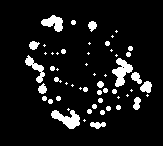
#> input picture inverse voronoi 2d/filled.bmp, 163 x 146 px, given as the content of the folder ../../inverse voronoi 2d/axis_x, which was not available
$ python mask_script_3d.py '../../inverse voronoi 2d' out
#> lines starting #> are read from the running program, lines starting #| are printed output that depends on the picture; after the words box and inside, x2 and y2 are one past the last pixel; in counts of white or black regions, pixels touching at a corner belong together; pictures that were not available may be replaced by others from this repository, and a replacement may not be noted
### scripts/modules/mask_script_bmp.py
import os, cv2, sys, argparse
from pathlib import Path
import numpy as np
import matplotlib.pyplot as plt
from matplotlib.widgets import Slider
from modules.stack_utils import prep_folder, validate_folder


# [133 lines left out: function refine_mask, not called in this run]


def make_masks(input_folder, output_folder, save_examples = False, example_slice = 47):
    # Ensure mask folder exists
#> called with input_folder = '../../inverse voronoi 2d/axis_x', output_folder = 'out/axis_x', save_examples = False, example_slice = 47
    prep_folder(output_folder)

    # Load BMP files
    image_stack = []
    mask_stack = []
    padding_size = 30
    for filename in sorted(os.listdir(input_folder)):
        if filename.endswith(".bmp"):
            bmp_path = os.path.join(input_folder, filename)
            bmp_image = cv2.imread(bmp_path, cv2.IMREAD_GRAYSCALE)
#> bmp_image: shape (146, 163); 8.9% white; 55 white regions (23 under 20 px), largest, box (x1, y1, x2, y2) and area: (112, 58, 133, 87) 302, (51, 110, 80, 129) 297, (41, 15, 63, 32) 218

            # Add black padding around the image
            padded_image = cv2.copyMakeBorder(bmp_image, padding_size, padding_size, padding_size, padding_size, cv2.BORDER_CONSTANT, value=0)
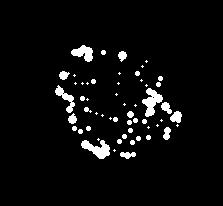
#> padded_image: shape (206, 223); 4.6% white; 55 white regions (23 under 20 px), largest, box (x1, y1, x2, y2) and area: (142, 88, 163, 117) 302, (81, 140, 110, 159) 297, (71, 45, 93, 62) 218
            image_stack.append(padded_image)

    # Initialize mask and overlay stacks
    num_images = len(image_stack)
#> num_images = 1
    index = 0
    step = 0

    # Process each image to generate masks and overlays
    for img in image_stack:
        if (100*(index)/num_images)//10 != (100*(index+1)/num_images)//10:
            print(f"{index}/{num_images}")
        index += 1

        # Binary Thresholding
        _, start_img = cv2.threshold(img, 1, 255, cv2.THRESH_BINARY)
        if save_examples and index == example_slice:
            cv2.imwrite(f"step-{step}.png", start_img)
            step += 1

        # Dilation to ensure all white pixels are included in the mask
        dilated = cv2.dilate(start_img, np.ones((3, 3), np.uint8), iterations=3)

        if save_examples and index == example_slice:
            cv2.imwrite(f"step-{step}.png", dilated)
            step += 1

        # Morphological Gradient to get edges
        gradient = cv2.morphologyEx(dilated, cv2.MORPH_GRADIENT, np.ones((3, 3), np.uint8))

        if save_examples and index == example_slice:
            cv2.imwrite(f"step-{step}.png", gradient)
            step += 1

        # Gaussian Blur to smooth edges
        blurred_img = cv2.GaussianBlur(gradient, (5, 5), 0)

        if save_examples and index == example_slice:
            cv2.imwrite(f"step-{step}.png", blurred_img)
            step += 1

        # Morphological Closing to fill in gaps within the porous structure
        closed = cv2.morphologyEx(blurred_img, cv2.MORPH_CLOSE, np.ones((17, 17), np.uint8))

        if save_examples and index == example_slice:
            cv2.imwrite(f"step-{step}.png", closed)
            step += 1

        # Create Mask using contours
        mask = np.zeros_like(img)
        contours, _ = cv2.findContours(closed, cv2.RETR_EXTERNAL, cv2.CHAIN_APPROX_SIMPLE)
        cv2.drawContours(mask, contours, -1, color=255, thickness=cv2.FILLED)

        if save_examples and index == example_slice:
            cv2.imwrite(f"step-{step}.png", mask)
            step += 1

        # Gaussian Blur to smooth edges
        smoothed_mask = cv2.GaussianBlur(mask, (75, 75), 0)

        if save_examples and index == example_slice:
            cv2.imwrite(f"step-{step}.png", smoothed_mask)
            step += 1

        # Threshold after blur to retain binary form
        _, blurred_img = cv2.threshold(smoothed_mask, 127, 255, cv2.THRESH_BINARY)

        if save_examples and index == example_slice:
            cv2.imwrite(f"step-{step}.png", blurred_img)
            step += 1

        # Erode to make mask boundaries hug the edge of the image data
        final_mask = cv2.erode(blurred_img, np.ones((6, 6), np.uint8)  , cv2.BORDER_REFLECT)

        if save_examples and index == example_slice:
            cv2.imwrite(f"step-{step}.png", final_mask)
            step += 1

        # Crop final mask back to the original image size
        cropped_mask = final_mask[padding_size:-padding_size, padding_size:-padding_size]

        # Save mask as BMP file
        mask_filename = os.path.join(output_folder, f"mask_{index:03d}.bmp")
        cv2.imwrite(mask_filename, cropped_mask)
        mask_stack.append(cropped_mask)
#> this loop made 1 pass
#> index on pass 1: 1
#| 0/1
#> pass 1, in make_masks, `dilated = cv2.dilate(start_img, np.ones((3, 3), np.uint8), iterations=3)`:
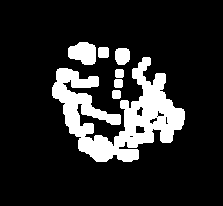
#> dilated: shape (206, 223); 15.8% white; 7 white regions, largest, box (x1, y1, x2, y2) and area: (52, 57, 185, 162) 6193, (68, 42, 96, 65) 499, (115, 48, 130, 65) 222
#> pass 1, in make_masks, `gradient = cv2.morphologyEx(dilated, cv2.MORPH_GRADIENT, np.ones((3, 3..`:
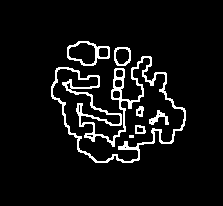
#> gradient: shape (206, 223); 6.7% white in thin lines or dots, all inside (x1, y1, x2, y2) = (51, 41, 186, 163)
#> pass 1, in make_masks, `closed = cv2.morphologyEx(blurred_img, cv2.MORPH_CLOSE, np.ones((17, 1..`:
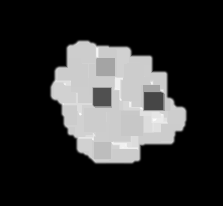
#> closed: shape (206, 223); min 0, max 254, mean 49.3
#> after the loop:
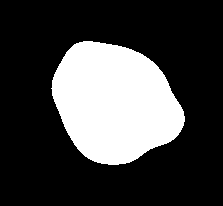
#> blurred_img: shape (206, 223); 26.1% white; 1 white region, box (x1, y1, x2, y2) and area: (51, 41, 185, 165) 11990
#> after the loop:
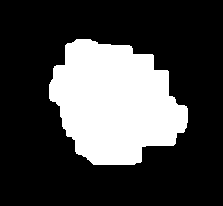
#> mask: shape (206, 223); 27.1% white; 1 white region, box (x1, y1, x2, y2) and area: (49, 39, 188, 165) 12428
#> after the loop:
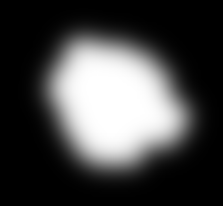
#> smoothed_mask: shape (206, 223); min 0, max 255, mean 69
#> after the loop, index = 1; mask_stack = 1 item; step = 0
    return ([img[padding_size:-padding_size, padding_size:-padding_size] for img in image_stack], mask_stack)


# [48 lines left out: function compare_mask, not called in this run]

# [9 lines that do not run on import are left out]


### scripts/modules/stack_utils.py
import os, sys, shutil
import numpy as np
from pathlib import Path
from PIL import Image
from scipy.ndimage import distance_transform_edt

def load_image_stack(folder):
    files = sorted([f for f in os.listdir(folder) if f.endswith(".bmp")])
    stack = [np.array(Image.open(os.path.join(folder, f)).convert("L"), dtype=np.uint8) for f in files]
    return np.array(stack), files

# [12 lines left out: functions save_image_stack, compute_distance_transform, not called in this run]

def prep_folder(folder_path: str) -> None:
    """
    Clears all files and subfolders from the given folder if it exists,
    or creates the folder (and any missing parents) if it doesn't.
    """
    folder = Path(folder_path)
    if folder.exists():
        # Remove each child (file or directory) in the folder
        for child in folder.iterdir():
            if child.is_dir():
                shutil.rmtree(child)
            else:
                child.unlink()
    else:
        # Create the folder (and parents) if it doesn’t exist
        folder.mkdir(parents=True, exist_ok=True)

def validate_folder(folder_path: str) -> None:
    if not folder_path.exists():
        print(f"Error: input folder '{folder_path}' does not exist.", file=sys.stderr)
        sys.exit(1)
    if not folder_path.is_dir():
        print(f"Error: '{folder_path}' is not a directory.", file=sys.stderr)
        sys.exit(1)

### scripts/modules/mask_script_3d.py
import os, shutil, cv2 , argparse
import numpy as np
from PIL import Image
from pathlib import Path
from modules.stack_utils import load_image_stack, prep_folder, validate_folder, save_image_stack
from modules import mask_script_bmp

def generate_and_combine_masks(input_dir, output_dir):
    """Generates masks for each axis and combines them into a final mask matching the Z-axis orientation."""
    prep_folder(output_dir)
    axis_dirs = [
        os.path.join(input_dir, "axis_x"),
        os.path.join(input_dir, "axis_y"),
        os.path.join(input_dir, "axis_z")
    ]
    mask_dirs = [
        os.path.join(output_dir, "axis_x"),
        os.path.join(output_dir, "axis_y"),
        os.path.join(output_dir, "axis_z")
    ]
    for entry in os.listdir(output_dir):
        entry_path = os.path.join(output_dir, entry)
        try:
            # Check if it's a file or a symbolic link and remove it
            if os.path.isfile(entry_path) or os.path.islink(entry_path):
                os.unlink(entry_path)
            # If it's a directory, remove it and all its contents
            elif os.path.isdir(entry_path):
                shutil.rmtree(entry_path)
        except Exception as e:
            print(f"Failed to delete {entry_path}. Reason: {e}")

    combined_mask_dir = os.path.join(output_dir, "combined_mask")
    os.makedirs(combined_mask_dir, exist_ok=True)

    final_mask_dir = os.path.join(output_dir, "final_mask")
    os.makedirs(final_mask_dir, exist_ok=True)

    # Generate masks for each axis
    for src, dst in zip(axis_dirs, mask_dirs):
        os.makedirs(dst, exist_ok=True)
        mask_script_bmp.make_masks(src, dst)

    # Load generated masks
    mask_x, _ = load_image_stack(mask_dirs[0])  # Shape: (H, D, W)
    mask_y, _ = load_image_stack(mask_dirs[1])  # Shape: (W, H, D)
    mask_z, filenames = load_image_stack(mask_dirs[2])  # Shape: (D, H, W)

    # Reorient masks to match Z-axis
#> (the run stopped early here; a loop or call above may not have finished)
